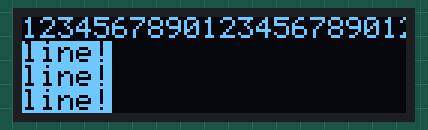
Bench run of a sketch on a simulated Arduino Uno, built with avr-gcc and run on an emulated ATmega328P. On the bench: 128×32 one-colour display.

Above: at 0.1 s.

The sketch:

DisplayTest.ino
```cpp
/*
 Name:		DisplayTest.ino
 Created:	08/10/2021 12:41:14
 Author:	Gus
*/

#include <SSD1306Ascii.h>
#include <SSD1306AsciiAvrI2c.h>

#define I2C_ADDRESS 0x3C

SSD1306AsciiAvrI2c display;

// the setup function runs once when you press reset or power the board
void setup() {
	display.begin(&Adafruit128x32, I2C_ADDRESS);
	display.setFont(System5x7);
	display.clear();
	display.setInvertMode(false);
	display.println("12345678901234567890123456789012345678901234567890");
	display.setInvertMode(true);
	display.println("line!");
	display.println("line!");
	display.println("line!");
}

// the loop function runs over and over again until power down or reset
void loop() {

}
```
